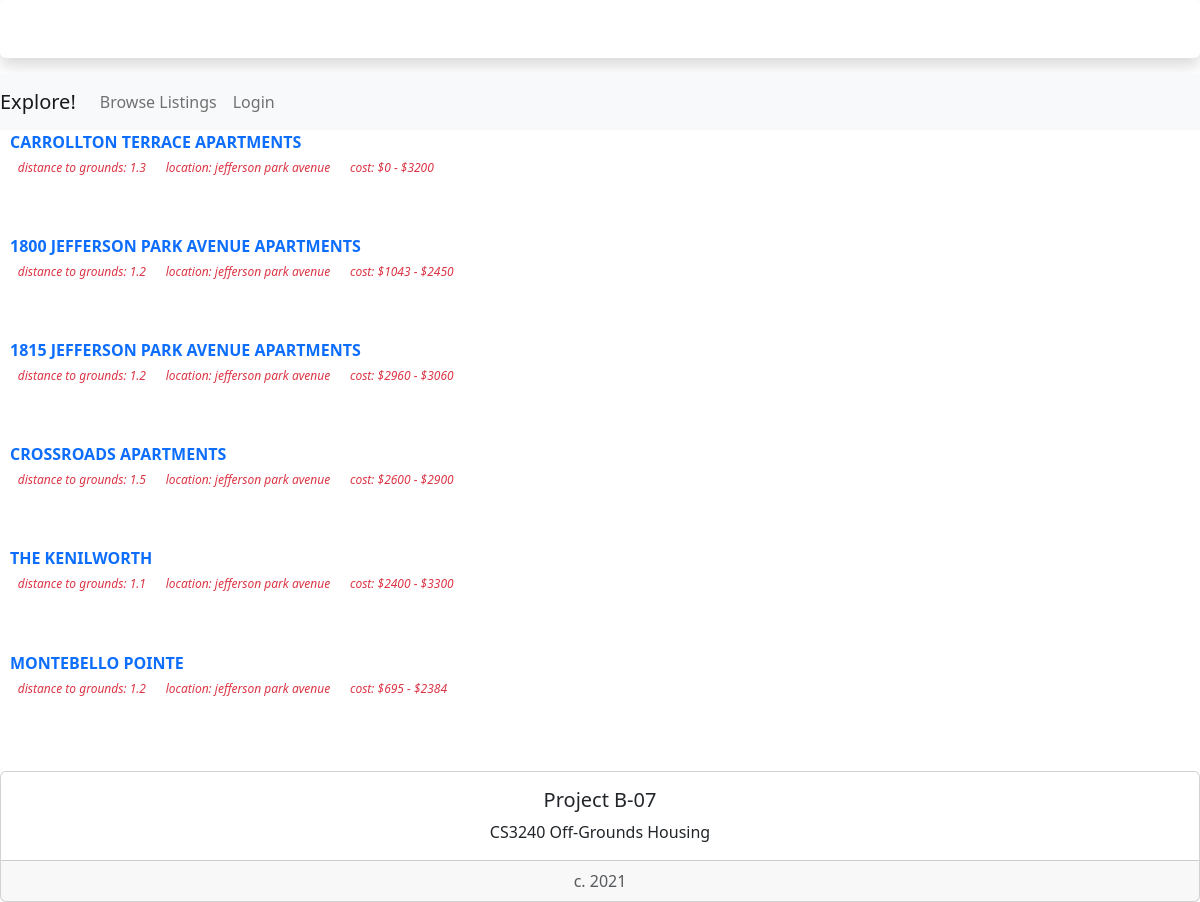
The page /housing/list/ on the database as committed earlier.
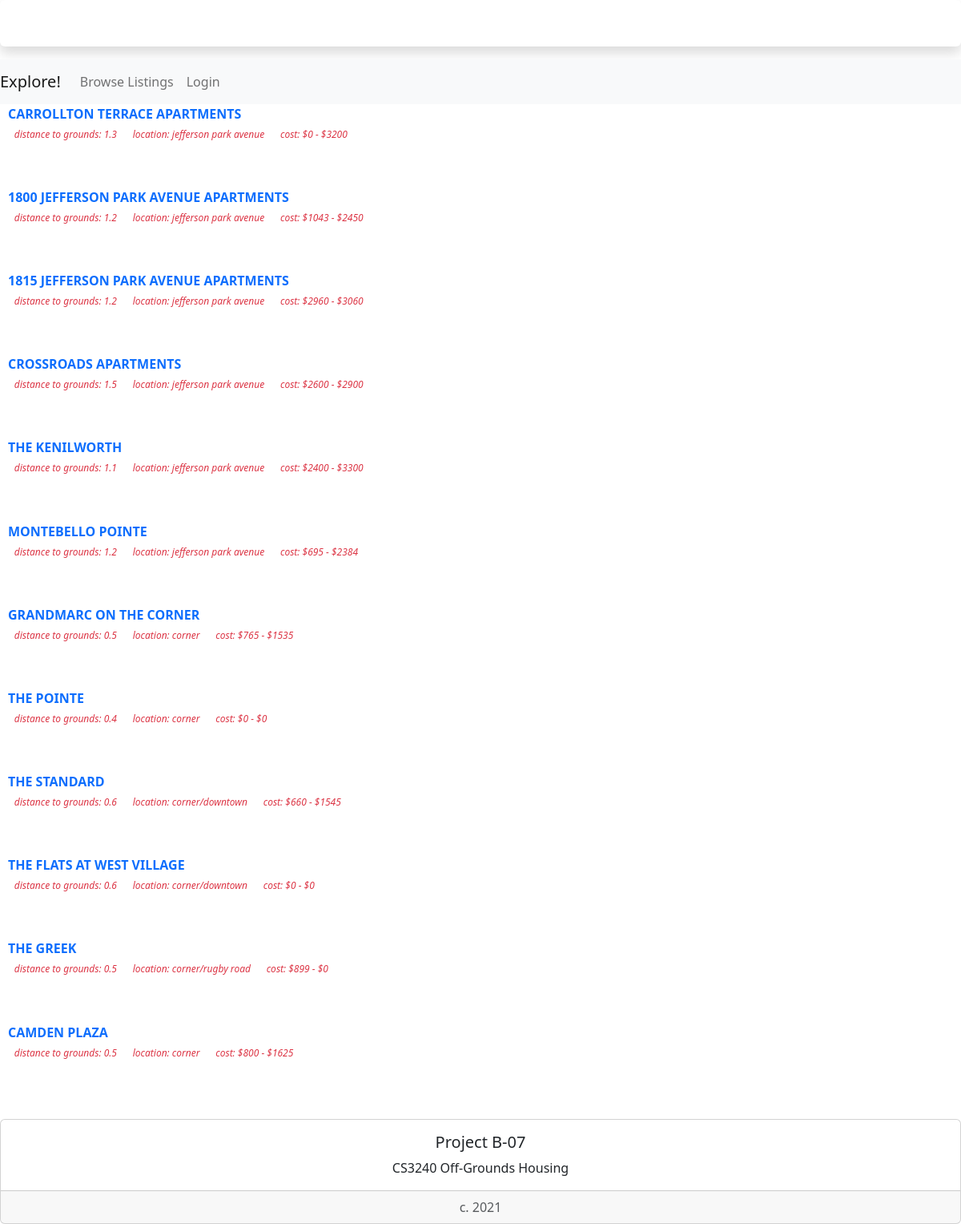
The same page on the database as committed later.
### housing/models.py (models this page shows, shortened)
class StudentHousing(models.Model):
    name = models.CharField(max_length=200)
    distToGrounds = models.FloatField(default=0)
    parking = models.BooleanField()
    minCost = models.IntegerField(default=0)
    maxCost = models.IntegerField(default=0)
    location = models.TextField(max_length=200, null=True)
    landlordEmail = models.CharField(max_length=200, null=True)
    landlordPhone = models.CharField(max_length=200, null=True)
    amenities = models.TextField(max_length=200, null=True)
    deadline = models.CharField(max_length=200, null=True)
    averageRating = models.IntegerField(default=0)
    address = models.TextField(max_length=200, null=True)
    image = models.ImageField(blank=True, null=True) #makes it optional to include an image

### housing/views.py (the view)
# urls.py: path('list/', views.HousingListView.as_view(), name='studentHousingList'),
class HousingListView(generic.ListView):
    template_name = 'housing/studentHousingList.html'
    context_object_name = 'studentHousing_list'
    def get_queryset(self):
        return StudentHousing.objects.all()

### housing/templates/housing/studentHousingList.html (shortened to what this page needs)
<!doctype html>
<link href="https://cdn.jsdelivr.net/npm/bootstrap@5.1.1/dist/css/bootstrap.min.css" rel="stylesheet">
{% load bootstrap5 %}
{% bootstrap_css %}
<div style="width: 100%" class="shadow p-2 mb-3 bg-body rounded text-white">
    <h3 class="font-monospace text-center">Housing for UVA Students by B-07!</h3>
</div>
<nav class="navbar navbar-expand-lg navbar-light bg-light">
    <a class="navbar-brand">Explore!</a>
    <div class="collapse navbar-collapse" id="navbarNav">
        <ul class="navbar-nav">
        <li class="nav-item">
            <a class="nav-link" href="{% url 'housing:studentHousingList' %}">Browse Listings</a>
        </li>
        {% if user.is_authenticated %}
            <li class="nav-item">
                <a class="nav-link" href="{% url 'housing:logout' %}">Logout</a>
            </li>
            {% else %}
            <li class="nav-item">
                <a class="nav-link" href="{% url 'index' %}">Login</a>
            </li>
            {% endif %}
        </ul>
    </div>
</nav>
{% if studentHousing_list %}
    <dl style="margin-left: 10px">
    {% for studentHousing in studentHousing_list %}
        <dt class="text-uppercase fw-bolder"><a style="text-decoration:none" href="{% url 'housing:detail' studentHousing.id %}"><strong>{{ studentHousing.name }}</strong></a></dt>
        <dd class="badge bg-white text-danger text-primary text-lowercase fw-light"><em>Distance to Grounds: {{ studentHousing.distToGrounds }}</em></dd>
        <dd class="badge bg-white text-danger text-primary text-lowercase fw-light"><em>Location: {{ studentHousing.location }}</em></dd>
        <dd class="badge bg-white text-danger text-primary text-lowercase fw-light"><em>Cost: ${{ studentHousing.minCost }} - ${{ studentHousing.maxCost }}</em></dd>
        <br>
        <br><br>
    {% endfor %}
    </dl>
{% else %}
    <p>No housing options are available.</p>
{% endif %}
<div style="bottom:0; width:100%" class="card text-center">
    <div class="card-body">
      <h5 class="card-title">Project B-07</h5>
      <p class="card-text">CS3240 Off-Grounds Housing</p>
    </div>
    <div class="card-footer text-muted">
      c. 2021
    </div>
</div>

Rows that differ between the two databases and show on the page:
added StudentHousing: name "GRANDMARC ON THE CORNER", distToGrounds "0.5", location "corner", minCost "765", maxCost "1535"
added StudentHousing: name "THE POINTE", distToGrounds "0.4", location "corner", minCost "0", maxCost "0"
added StudentHousing: name "THE STANDARD", distToGrounds "0.6", location "corner/downtown", minCost "660", maxCost "1545"
added StudentHousing: name "THE FLATS AT WEST VILLAGE", distToGrounds "0.6", location "corner/downtown", minCost "0", maxCost "0"
added StudentHousing: name "THE GREEK", distToGrounds "0.5", location "corner/rugby road", minCost "899", maxCost "0"
added StudentHousing: name "CAMDEN PLAZA", distToGrounds "0.5", location "corner", minCost "800", maxCost "1625"
